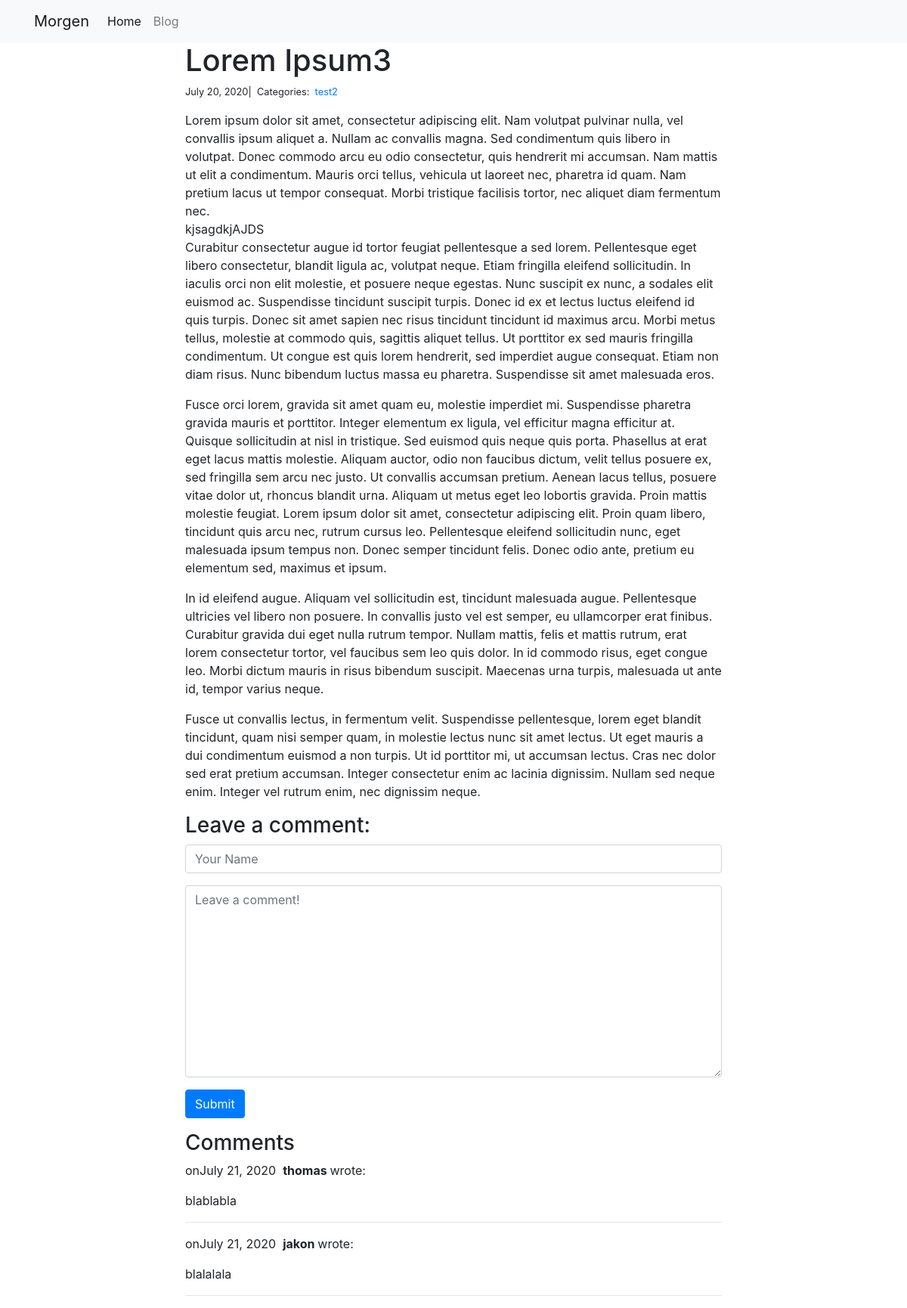
The app's page /blog/4/ with its own data.
### blog/models.py (models this page shows, shortened)
class Post(models.Model):
    title = models.CharField(max_length=250)
    body = models.TextField()
    created_on = models.DateTimeField(auto_now_add=True)
    last_modified = models.DateTimeField(auto_now=True)
    categories = models.ManyToManyField('Category', related_name='posts')

class Category(models.Model):
    name = models.CharField(max_length=100)

class Comment(models.Model):
    author = models.CharField(max_length=60)
    body = models.TextField()
    created_on = models.DateTimeField(auto_now_add=True)
    post = models.ForeignKey('Post', on_delete=models.CASCADE)

### blog/views.py (the view, shortened to what this page needs)
# urls.py: path('<int:pk>/', views.blog_detail, name='blog_detail'),
def blog_detail(request, pk):
    post = Post.objects.get(pk=pk)
    form = CommentForm()
    comments = Comment.objects.filter(post=post)
    context = {
        'comments': comments,
        'post': post,
        'form': form,
    }
    return render(request, 'blog_detail.html', context)

### blog/forms.py
class CommentForm(forms.Form):
    author = forms.CharField(
        max_length=60,
        widget=forms.TextInput(attrs={
            'class': 'form-control',
            'placeholder': 'Your Name'
        })
    )
    body = forms.CharField(widget=forms.Textarea(
        attrs={
            'class': 'form-control',
            'placeholder': 'Leave a comment!'
        }
    ))

### blog/templates/blog_detail.html (shortened to what this page needs)
{%extends "base.html"%}
{%block content%}
<div class="col-md-8 offset-md-2">
	<h1>{{post.title}}</h1>
	<small>
		{{post.created_on.date}}|&nbsp;
		Categories:&nbsp;
		{%for category in post.categories.all%}
		<a href="{%url "blog_category" category.name%}">
			{{category.name}}
		</a>&nbsp;
		{%endfor%}
	</small>
	<p>
		{{post.body|linebreaks}}
	</p>
	<h3>
		Leave a comment:
	</h3>
	<form action="/blog/{{post.pk}}/" method="post">
		<div class="form-group">
			{{form.author}}
		</div>
		<div class="form-group">
			{{form.body}}
		</div>
		<button type="submit" class="btn btn-primary">Submit</button>
	</form>
	<h3>Comments</h3>
	{%for comment in comments%}
	<p>
		on{{comment.created_on.date}}&nbsp;
		<b>
			{{comment.author}}
		</b>
		wrote:
	</p>
	<p>
		{{comment.body}}
	</p>
	<hr>
	{%endfor%}
</div>
{%endblock%}

### eck_website/templates/base.html (shortened to what this page needs)
<link rel="stylesheet" href="https://stackpath.bootstrapcdn.com/bootstrap/4.1.3/css/bootstrap.min.css">
<nav class="navbar navbar-expand-lg navbar-light bg-light">
    <div class="container">
        <a class="navbar-brand" href="{% url 'gegenstaende_index' %}">Morgen</a>
        <div class="collapse navbar-collapse" id="navbarSupportedContent">
          <ul class="navbar-nav mr-auto">
            <li class="nav-item active">
              <a class="nav-link" href="{% url 'gegenstaende_index' %}">Home</a>
            </li>
            <li class="nav-item">
              <a class="nav-link" href="{% url 'blog_index' %}">Blog</a>
            </li>
          </ul>
        </div>
    </div>
</nav>
<div class="container">
    {% block content %}{% endblock %}
</div>

### records on screen
Post: title "Lorem Ipsum3", created_on "July 20, 2020", body "Lorem ipsum dolor sit amet, consectetur adipiscing elit. Nam volutpat pulvinar nulla, vel convallis ipsum aliquet a. Nullam ac convallis magna. Sed condimentum quis libero in volutpat. Donec commodo arcu eu odio consectetur, quis hendrerit mi accumsan. Nam mattis ut elit a condimentum. Mauris orci tellus, vehicula ut laoreet nec, pharetra id quam. Nam pretium lacus ut tempor consequat. Morbi tristique facilisis tortor, nec aliquet diam fermentum nec. kjsagdkjAJDS Curabitur consectetur augue id tortor feugiat pellentesque a sed lorem. Pellentesque eget libero consectetur, blandit ligula ac, volutpat neque. Etiam fringilla eleifend sollicitudin. In iaculis orci non elit molestie, et posuere…"
Category: name "test2"
Comment: created_on "July 21, 2020", author "thomas", body "blablabla"
Comment: created_on "July 21, 2020", author "jakon", body "blalalala"
